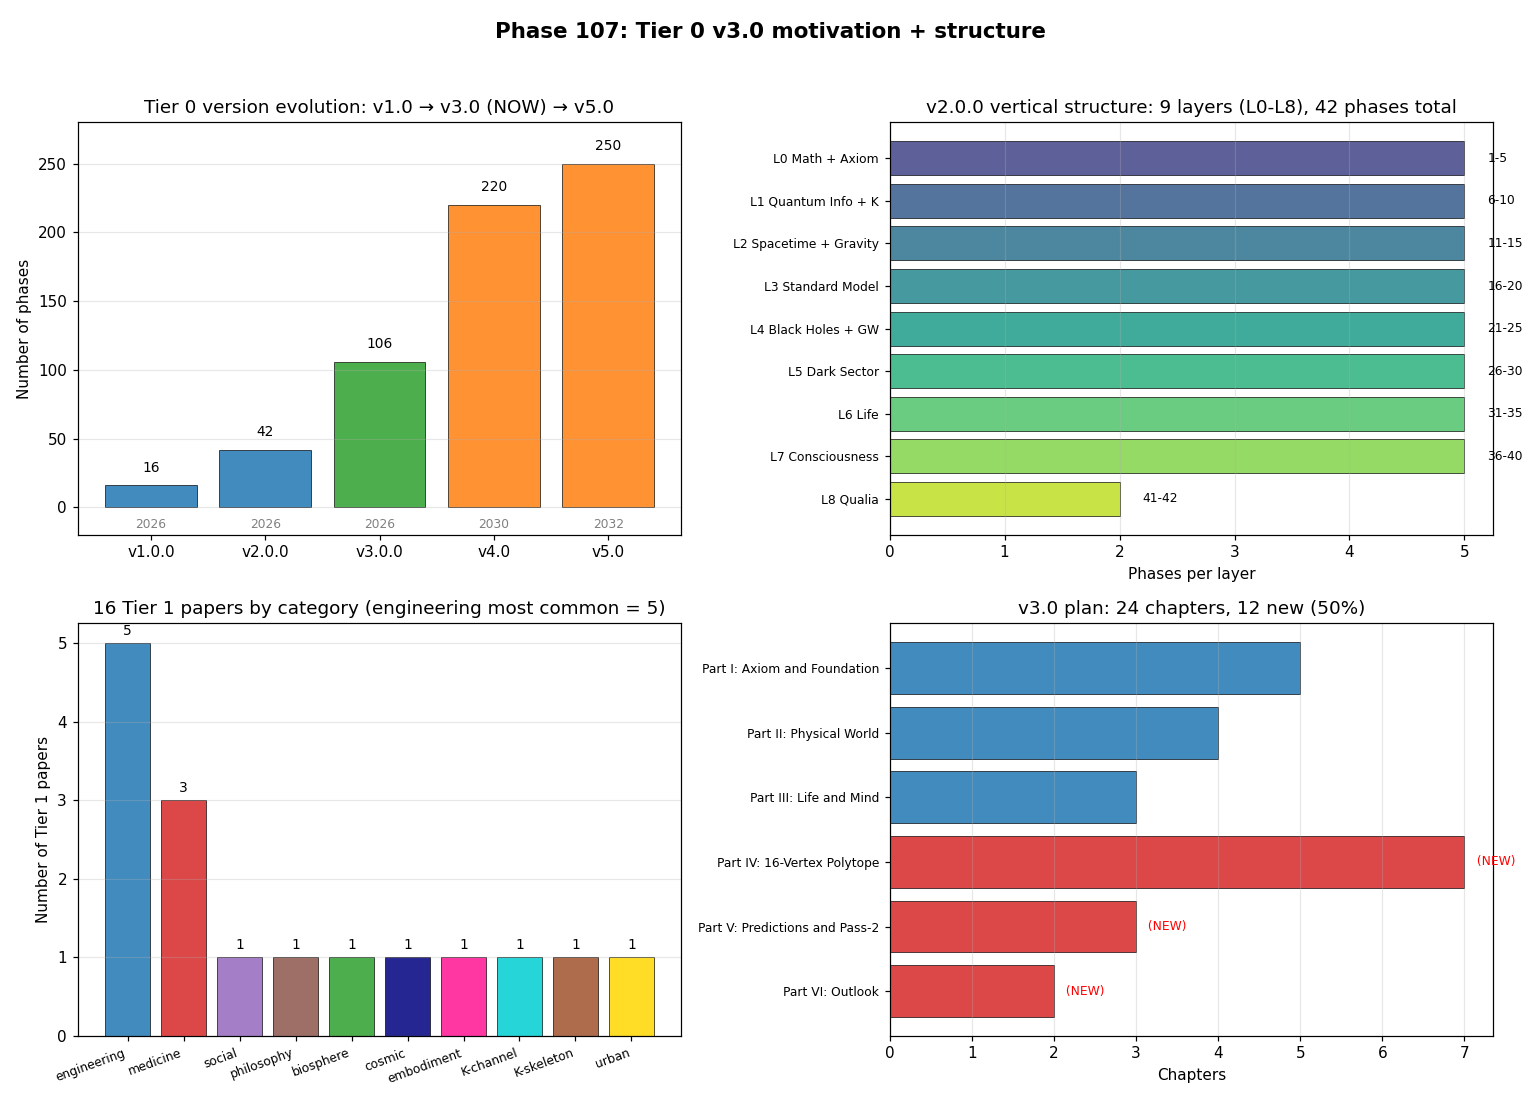

The Python source for this figure:
"""
Phase 107: Tier 0 v3.0 intermediate integration — motivation and structure
Tier 0 v3.0 Phase 1/4

4 numerical experiments:
1. Tier 0 version evolution v1.0 to v5.0
2. v2.0.0 vertical structure (8 layers) coverage
3. 16 Tier 1 papers categorical breakdown
4. v3.0 chapter plan + new content (Part IV-VI)

Output: tier0_v3_motivation.png + tier0_v3_motivation_summary.json
"""

import json
import numpy as np
import matplotlib.pyplot as plt


# ----------------------------------------------------------------------
# Test 1: Tier 0 version evolution
# ----------------------------------------------------------------------
def test1_version_evolution():
    versions = [
        {"version": "v1.0.0", "year": 2026, "phases": 16,  "title": "GR + QM Unification (16 phases)", "DOI": "20109210"},
        {"version": "v2.0.0", "year": 2026, "phases": 42,  "title": "Physics + Life + Consciousness (42 phases)", "DOI": "20133709"},
        {"version": "v3.0.0", "year": 2026, "phases": 106, "title": "+ 16 Tier 1 polytope integration", "DOI": "TBD"},
        {"version": "v4.0",   "year": 2030, "phases": 220, "title": "Full Pass-1 synthesis", "DOI": "future"},
        {"version": "v5.0",   "year": 2032, "phases": 250, "title": "Pass-2 predictions added", "DOI": "future"},
    ]
    for v in versions:
        v["growth_from_v1"] = v["phases"] / 16
    return {"versions": versions}


# ----------------------------------------------------------------------
# Test 2: v2.0.0 vertical structure
# ----------------------------------------------------------------------
def test2_v2_structure():
    layers = [
        {"layer": "L0", "name": "Math + Axiom",      "phases": 5,  "phase_range": "1-5"},
        {"layer": "L1", "name": "Quantum Info + K",   "phases": 5,  "phase_range": "6-10"},
        {"layer": "L2", "name": "Spacetime + Gravity","phases": 5,  "phase_range": "11-15"},
        {"layer": "L3", "name": "Standard Model",     "phases": 5,  "phase_range": "16-20"},
        {"layer": "L4", "name": "Black Holes + GW",   "phases": 5,  "phase_range": "21-25"},
        {"layer": "L5", "name": "Dark Sector",        "phases": 5,  "phase_range": "26-30"},
        {"layer": "L6", "name": "Life",               "phases": 5,  "phase_range": "31-35"},
        {"layer": "L7", "name": "Consciousness",      "phases": 5,  "phase_range": "36-40"},
        {"layer": "L8", "name": "Qualia",             "phases": 2,  "phase_range": "41-42"},
    ]
    total = sum(l["phases"] for l in layers)
    return {"layers": layers, "total_phases": total}


# ----------------------------------------------------------------------
# Test 3: 16 Tier 1 categorical breakdown
# ----------------------------------------------------------------------
def test3_tier1_categories():
    tier1 = [
        {"id": 1,  "topic": "Quantum Computing",      "category": "engineering"},
        {"id": 2,  "topic": "AI/ASI",                  "category": "engineering"},
        {"id": 3,  "topic": "Cryptography",            "category": "engineering"},
        {"id": 4,  "topic": "Semiconductors",          "category": "engineering"},
        {"id": 5,  "topic": "Cancer",                  "category": "medicine"},
        {"id": 6,  "topic": "Aging",                   "category": "medicine"},
        {"id": 7,  "topic": "Psychiatry",              "category": "medicine"},
        {"id": 8,  "topic": "Economics",               "category": "social"},
        {"id": 9,  "topic": "Free Will/Ethics",        "category": "philosophy"},
        {"id": 10, "topic": "Energy/Materials",        "category": "engineering"},
        {"id": 11, "topic": "Climate/Earth",           "category": "biosphere"},
        {"id": 12, "topic": "Astrobiology/SETI",       "category": "cosmic"},
        {"id": 13, "topic": "Robotics",                "category": "embodiment"},
        {"id": 14, "topic": "Communications",          "category": "K-channel"},
        {"id": 15, "topic": "Infrastructure",          "category": "K-skeleton"},
        {"id": 16, "topic": "Smart Cities",            "category": "urban"},
    ]
    # Category counts
    categories = {}
    for t in tier1:
        c = t["category"]
        categories[c] = categories.get(c, 0) + 1
    return {"tier1": tier1, "categories": categories}


# ----------------------------------------------------------------------
# Test 4: v3.0 chapter plan
# ----------------------------------------------------------------------
def test4_chapter_plan():
    parts = [
        {"part": "Part I",   "title": "Axiom and Foundation",     "chapters": 5,  "new": False, "phases": "1-15 revised"},
        {"part": "Part II",  "title": "Physical World",            "chapters": 4,  "new": False, "phases": "16-30 revised"},
        {"part": "Part III", "title": "Life and Mind",             "chapters": 3,  "new": False, "phases": "31-42 revised"},
        {"part": "Part IV",  "title": "16-Vertex Polytope",       "chapters": 7,  "new": True,  "phases": "Polytope graph theory + 4 blocks"},
        {"part": "Part V",   "title": "Predictions and Pass-2",   "chapters": 3,  "new": True,  "phases": "160→50 predictions + framework"},
        {"part": "Part VI",  "title": "Outlook",                   "chapters": 2,  "new": True,  "phases": "Block A roadmap + v4.0 path"},
    ]
    total_chapters = sum(p["chapters"] for p in parts)
    new_chapters = sum(p["chapters"] for p in parts if p["new"])
    return {"parts": parts, "total_chapters": total_chapters, "new_chapters": new_chapters,
            "new_pct": new_chapters / total_chapters * 100}


# ----------------------------------------------------------------------
# Figure
# ----------------------------------------------------------------------
def make_figure(t1, t2, t3, t4, path):
    fig, axes = plt.subplots(2, 2, figsize=(14, 10))

    # Panel 1: Version evolution
    ax = axes[0, 0]
    versions = t1["versions"]
    names = [v["version"] for v in versions]
    phases = [v["phases"] for v in versions]
    years = [v["year"] for v in versions]
    colors = ["#1f77b4" if v["DOI"] not in ["TBD", "future"] else "#2ca02c" if v["DOI"] == "TBD" else "#ff7f0e"
              for v in versions]
    ax.bar(names, phases, color=colors, alpha=0.85, edgecolor="black", linewidth=0.5)
    for i, v in enumerate(versions):
        ax.text(i, v["phases"] + 10, f"{v['phases']}", ha="center", fontsize=9)
        ax.text(i, -15, f"{v['year']}", ha="center", fontsize=8, color="gray")
    ax.set_ylabel("Number of phases")
    ax.set_ylim(-20, 280)
    ax.set_title("Tier 0 version evolution: v1.0 → v3.0 (NOW) → v5.0")
    ax.grid(alpha=0.3, axis="y")

    # Panel 2: v2.0.0 vertical structure
    ax = axes[0, 1]
    layers = t2["layers"]
    names = [f"{l['layer']} {l['name']}" for l in layers]
    phases = [l["phases"] for l in layers]
    y_pos = np.arange(len(layers))
    cmap = plt.cm.viridis(np.linspace(0.2, 0.9, len(layers)))
    ax.barh(y_pos, phases, color=cmap, alpha=0.85, edgecolor="black", linewidth=0.5)
    for i, l in enumerate(layers):
        ax.text(l["phases"] + 0.2, i, f"{l['phase_range']}", va="center", fontsize=8)
    ax.set_yticks(y_pos)
    ax.set_yticklabels(names, fontsize=8)
    ax.invert_yaxis()
    ax.set_xlabel("Phases per layer")
    ax.set_title(f"v2.0.0 vertical structure: 9 layers (L0-L8), {t2['total_phases']} phases total")
    ax.grid(alpha=0.3, axis="x")

    # Panel 3: 16 Tier 1 categories
    ax = axes[1, 0]
    cats = t3["categories"]
    cat_names = list(cats.keys())
    cat_counts = list(cats.values())
    colors_cat = {"engineering": "#1f77b4", "medicine": "#d62728", "social": "#9467bd",
                  "philosophy": "#8c564b", "biosphere": "#2ca02c", "cosmic": "#000080",
                  "embodiment": "#ff1493", "K-channel": "#00ced1", "K-skeleton": "#a0522d",
                  "urban": "#ffd700"}
    colors = [colors_cat.get(c, "gray") for c in cat_names]
    ax.bar(cat_names, cat_counts, color=colors, alpha=0.85, edgecolor="black", linewidth=0.5)
    for i, (c, n) in enumerate(cats.items()):
        ax.text(i, n + 0.1, f"{n}", ha="center", fontsize=9)
    ax.set_ylabel("Number of Tier 1 papers")
    ax.set_title("16 Tier 1 papers by category (engineering most common = 5)")
    ax.grid(alpha=0.3, axis="y")
    plt.setp(ax.get_xticklabels(), rotation=20, ha="right", fontsize=8)

    # Panel 4: v3.0 chapter plan
    ax = axes[1, 1]
    parts = t4["parts"]
    names = [f"{p['part']}: {p['title'][:25]}" for p in parts]
    chapters = [p["chapters"] for p in parts]
    new_flags = [p["new"] for p in parts]
    colors = ["#d62728" if new else "#1f77b4" for new in new_flags]
    y_pos = np.arange(len(parts))
    ax.barh(y_pos, chapters, color=colors, alpha=0.85, edgecolor="black", linewidth=0.5)
    for i, p in enumerate(parts):
        tag = " (NEW)" if p["new"] else ""
        ax.text(p["chapters"] + 0.1, i, tag, va="center", fontsize=8, color="red")
    ax.set_yticks(y_pos)
    ax.set_yticklabels(names, fontsize=8)
    ax.invert_yaxis()
    ax.set_xlabel("Chapters")
    ax.set_title(f"v3.0 plan: {t4['total_chapters']} chapters, {t4['new_chapters']} new ({t4['new_pct']:.0f}%)")
    ax.grid(alpha=0.3, axis="x")

    plt.suptitle("Phase 107: Tier 0 v3.0 motivation + structure",
                 fontsize=14, fontweight="bold")
    plt.tight_layout(rect=[0, 0, 1, 0.96])
    plt.savefig(path, dpi=110)
    plt.close()


# ----------------------------------------------------------------------
# Main
# ----------------------------------------------------------------------
if __name__ == "__main__":
    print("=" * 70)
    print("Phase 107: Tier 0 v3.0 intermediate integration — motivation")
    print("=" * 70)

    print("\n[Test 1] Tier 0 version evolution")
    t1 = test1_version_evolution()
    for v in t1["versions"]:
        print(f"  {v['version']:10s} ({v['year']})  {v['phases']:3d} phases  ({v['growth_from_v1']:.1f}x v1)  -  {v['title']}")

    print("\n[Test 2] v2.0.0 vertical structure")
    t2 = test2_v2_structure()
    for l in t2["layers"]:
        print(f"  {l['layer']:3s} {l['name']:25s}  {l['phases']:2d} phases (Phase {l['phase_range']})")
    print(f"  Total: {t2['total_phases']} phases (Tier 0 v2.0.0)")

    print("\n[Test 3] 16 Tier 1 categorical breakdown")
    t3 = test3_tier1_categories()
    for t in t3["tier1"]:
        print(f"  #{t['id']:2d}  {t['topic']:25s}  [{t['category']}]")
    print(f"\n  Categories:")
    for c, n in t3["categories"].items():
        print(f"    {c:15s}  {n}")

    print("\n[Test 4] v3.0 chapter plan")
    t4 = test4_chapter_plan()
    for p in t4["parts"]:
        tag = " (NEW)" if p["new"] else ""
        print(f"  {p['part']:8s} {p['title']:30s}  {p['chapters']:2d} chapters{tag}  -  {p['phases']}")
    print(f"  Total: {t4['total_chapters']} chapters, {t4['new_chapters']} new ({t4['new_pct']:.0f}%)")

    out = {
        "phase": 107,
        "title": "Tier 0 v3.0 intermediate integration — motivation",
        "test1_version_evolution": t1,
        "test2_v2_structure": t2,
        "test3_tier1_categories": t3,
        "test4_chapter_plan": t4,
    }
    with open("tier0_v3_motivation_summary.json", "w", encoding="utf-8") as f:
        json.dump(out, f, indent=2, ensure_ascii=False)
    print("\n  ✓ JSON saved: tier0_v3_motivation_summary.json")

    make_figure(t1, t2, t3, t4, "tier0_v3_motivation.png")
    print("  ✓ Figure saved: tier0_v3_motivation.png")

    print("\n" + "=" * 70)
    print("Phase 107 complete: v3.0 plan = 24 chapters, 12 new (50%), polytope integration")
    print("=" * 70)
